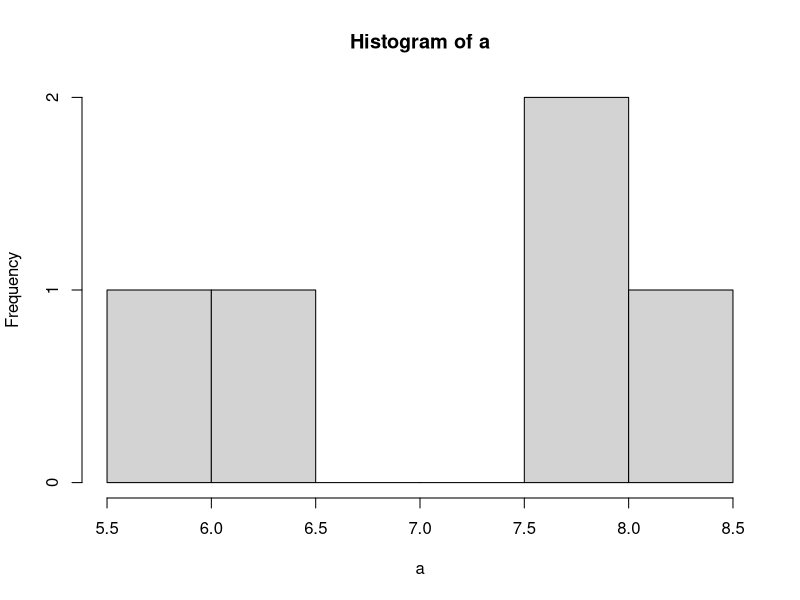
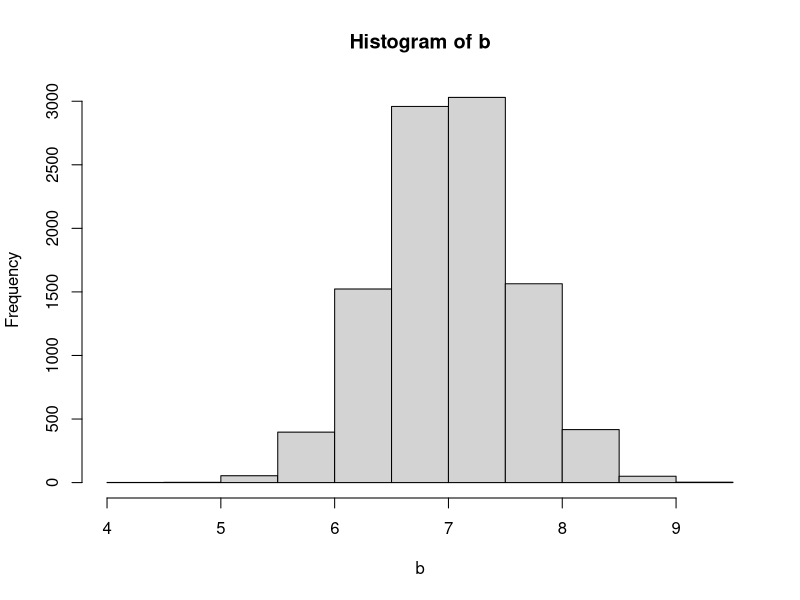
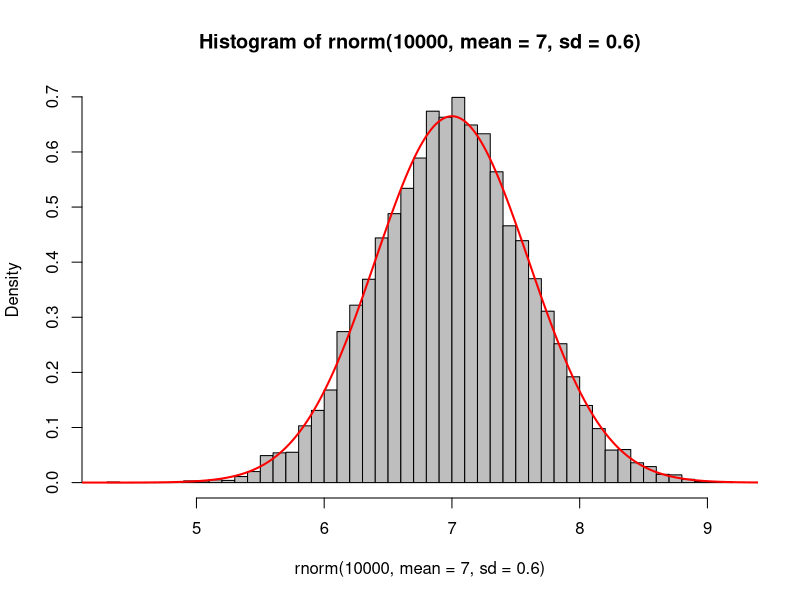

R code for these plots, in order:
library(stats)

#5 random draws from normal dist. with mean of 7 & sd 0.6

a <- rnorm(n=5, mean=7, sd=0.6)
hist(a)

b <- rnorm(10000, mean=7, sd=0.6)
hist(b)

hist(rnorm(10000, mean=7, sd=0.6), col='grey', nclass=50, freq=FALSE)
curve(dnorm(x, mean=7, sd=0.6), from=3, to=11, n=500, col='red', lwd=2, add=TRUE)
